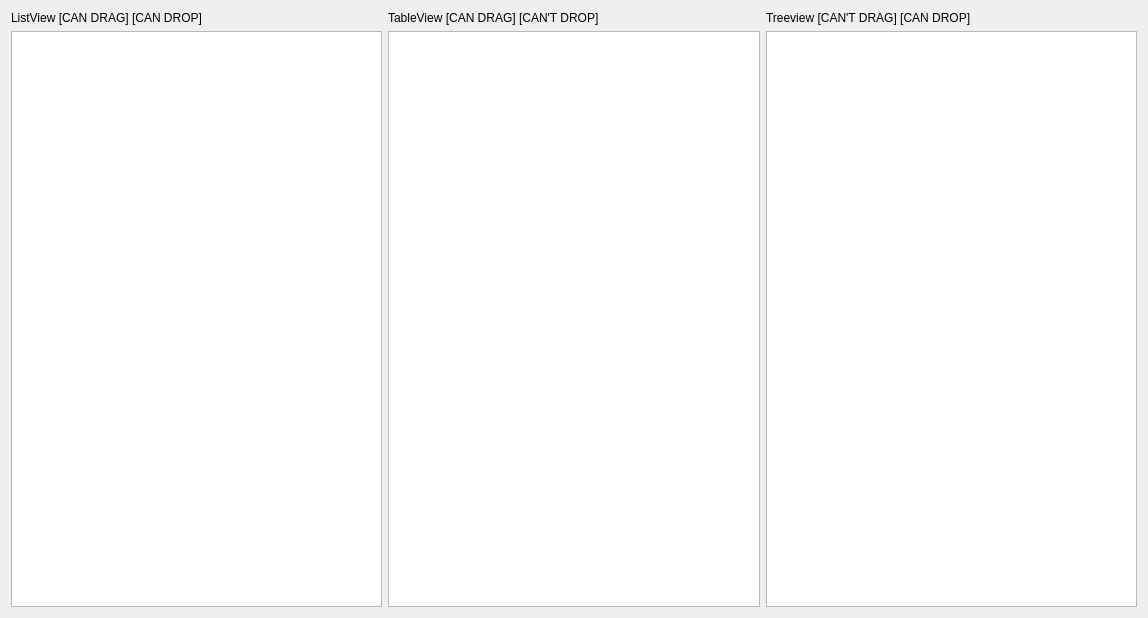
<?xml version="1.0" encoding="UTF-8"?>
<ui version="4.0">
 <class>Widget</class>
 <widget class="QWidget" name="Widget">
  <property name="geometry">
   <rect>
    <x>0</x>
    <y>0</y>
    <width>1148</width>
    <height>618</height>
   </rect>
  </property>
  <property name="windowTitle">
   <string>Widget</string>
  </property>
  <layout class="QVBoxLayout" name="verticalLayout">
   <item>
    <layout class="QHBoxLayout" name="horizontalLayout">
     <item>
      <widget class="QLabel" name="label">
       <property name="text">
        <string>ListView [CAN DRAG] [CAN DROP]</string>
       </property>
      </widget>
     </item>
     <item>
      <widget class="QLabel" name="label_2">
       <property name="text">
        <string>TableView [CAN DRAG] [CAN'T DROP]</string>
       </property>
      </widget>
     </item>
     <item>
      <widget class="QLabel" name="label_3">
       <property name="text">
        <string>Treeview [CAN'T DRAG] [CAN DROP]</string>
       </property>
      </widget>
     </item>
    </layout>
   </item>
   <item>
    <layout class="QHBoxLayout" name="horizontalLayout_2">
     <item>
      <widget class="QListView" name="listView"/>
     </item>
     <item>
      <widget class="QTableView" name="tableView"/>
     </item>
     <item>
      <widget class="QTreeView" name="treeView"/>
     </item>
    </layout>
   </item>
  </layout>
 </widget>
 <resources/>
 <connections/>
</ui>
